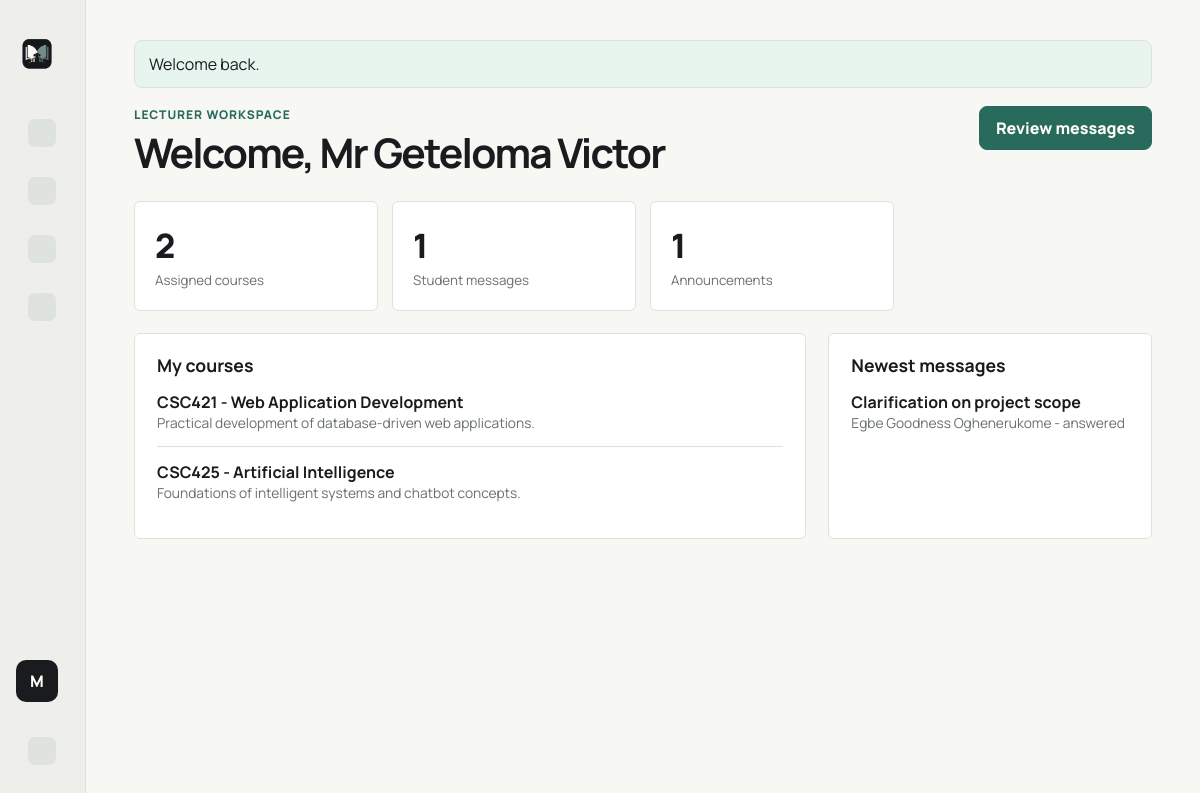
Screenshot of /index.php?route=dashboard (signed in) with the database file from the repository.
### tables this page shows
CREATE TABLE users (
    id INT UNSIGNED AUTO_INCREMENT PRIMARY KEY,
    full_name VARCHAR(120) NOT NULL,
    email VARCHAR(150) NOT NULL UNIQUE,
    password_hash VARCHAR(255) NOT NULL,
    role ENUM('admin', 'lecturer', 'student') NOT NULL,
    matric_number VARCHAR(50) NULL,
    department VARCHAR(120) NULL,
    status ENUM('active', 'inactive') NOT NULL DEFAULT 'active',
    created_at TIMESTAMP NOT NULL DEFAULT CURRENT_TIMESTAMP,
    updated_at TIMESTAMP NOT NULL DEFAULT CURRENT_TIMESTAMP ON UPDATE CURRENT_TIMESTAMP
);

CREATE TABLE courses (
    id INT UNSIGNED AUTO_INCREMENT PRIMARY KEY,
    code VARCHAR(20) NOT NULL UNIQUE,
    title VARCHAR(160) NOT NULL,
    lecturer_id INT UNSIGNED NULL,
    description TEXT NULL,
    created_at TIMESTAMP NOT NULL DEFAULT CURRENT_TIMESTAMP,
    updated_at TIMESTAMP NOT NULL DEFAULT CURRENT_TIMESTAMP ON UPDATE CURRENT_TIMESTAMP,
    CONSTRAINT fk_courses_lecturer
        FOREIGN KEY (lecturer_id) REFERENCES users(id)
        ON DELETE SET NULL
);

CREATE TABLE messages (
    id INT UNSIGNED AUTO_INCREMENT PRIMARY KEY,
    student_id INT UNSIGNED NOT NULL,
    lecturer_id INT UNSIGNED NOT NULL,
    course_id INT UNSIGNED NULL,
    subject VARCHAR(180) NOT NULL,
    body TEXT NOT NULL,
    reply TEXT NULL,
    status ENUM('open', 'answered') NOT NULL DEFAULT 'open',
    created_at TIMESTAMP NOT NULL DEFAULT CURRENT_TIMESTAMP,
    replied_at TIMESTAMP NULL,
    CONSTRAINT fk_messages_student
        FOREIGN KEY (student_id) REFERENCES users(id)
        ON DELETE CASCADE,
    CONSTRAINT fk_messages_lecturer
        FOREIGN KEY (lecturer_id) REFERENCES users(id)
        ON DELETE CASCADE,
    CONSTRAINT fk_messages_course
        FOREIGN KEY (course_id) REFERENCES courses(id)
        ON DELETE SET NULL
);

### app/Core/Controller.php (called while the page is built, shortened)
<?php
class Controller
{
    protected function render(string $view, array $data = [], string $layout = 'layout'): void
    {
        extract($data);
        $layoutPath = dirname(__DIR__) . '/Views/' . $layout . '.php';
        require $layoutPath;
    }
}

### public/index.php (called while the page is built, shortened)
<?php
$route = $_GET['route'] ?? 'home';
$routes = [
    'home' => [HomeController::class, 'index'],
    'login' => [AuthController::class, 'login'],
    'login.attempt' => [AuthController::class, 'attempt'],
    'logout' => [AuthController::class, 'logout'],
    'dashboard' => [DashboardController::class, 'index'],
    'admin/users' => [AdminController::class, 'users'],
    'admin/courses' => [AdminController::class, 'courses'],
    'admin/faqs' => [AdminController::class, 'faqs'],
    'materials' => [MaterialController::class, 'index'],
    'lecturer/announcements' => [LecturerController::class, 'announcements'],
    'lecturer/messages' => [LecturerController::class, 'messages'],
    'student/messages' => [StudentController::class, 'messages'],
    'student/chatbot' => [StudentController::class, 'chatbot'],
];
[$controllerClass, $method] = $routes[$route];
(new $controllerClass())->$method();

### app/helpers.php (called while the page is built, shortened)
<?php
function url(string $route = '', array $params = []): string
{
    $query = array_merge(['route' => $route], $params);
    return 'index.php' . ($query ? '?' . http_build_query($query) : '');
}
function asset(string $path): string
{
    return 'assets/' . ltrim($path, '/');
}
function e(?string $value): string
{
    return htmlspecialchars((string) $value, ENT_QUOTES, 'UTF-8');
}
function flash(string $key, ?string $message = null): ?string
{
    $value = $_SESSION['_flash'][$key] ?? null;
    return $value;
}

### app/Core/Database.php (called while the page is built, shortened)
<?php
class Database
{
    private static ?PDO $pdo = null;
    public static function connection(): PDO
    {
        if (self::$pdo !== null) {
            return self::$pdo;
        }
        $config = require dirname(__DIR__, 2) . '/config/database.php';
        $dsn = sprintf(
            'mysql:host=%s;port=%s;dbname=%s;charset=%s',
            $config['host'],
            $config['port'] ?? 3306,
            $config['database'],
            $config['charset']
        );
        try {
            self::$pdo = new PDO($dsn, $config['username'], $config['password'], [
                PDO::ATTR_ERRMODE => PDO::ERRMODE_EXCEPTION,
                PDO::ATTR_DEFAULT_FETCH_MODE => PDO::FETCH_ASSOC,
                PDO::ATTR_EMULATE_PREPARES => false,
            ]);
        } catch (PDOException $exception) {
            http_response_code(500);
            exit('Database connection failed. Check config/database.php and make sure MySQL is running.');
        }
        return self::$pdo;
    }
}

### app/Models/User.php (called while the page is built, shortened)
<?php
class User
{
    public static function find(int $id): ?array
    {
        $stmt = Database::connection()->prepare('SELECT * FROM users WHERE id = ? LIMIT 1');
        $stmt->execute([$id]);
        return $stmt->fetch() ?: null;
    }
}

### app/Core/Auth.php (called while the page is built, shortened)
<?php
class Auth
{
    public static function user(): ?array
    {
        return User::find((int) $_SESSION['user_id']);
    }
}

### app/Models/Course.php (called while the page is built, shortened)
<?php
class Course
{
    public static function forLecturer(int $lecturerId): array
    {
        $stmt = Database::connection()->prepare('SELECT * FROM courses WHERE lecturer_id = ? ORDER BY code');
        $stmt->execute([$lecturerId]);
        return $stmt->fetchAll();
    }
}

### app/Models/Message.php (called while the page is built, shortened)
<?php
class Message
{
    public static function forLecturer(int $lecturerId): array
    {
        $stmt = Database::connection()->prepare(
            'SELECT messages.*, users.full_name AS student_name, users.email AS student_email, courses.code AS course_code
             FROM messages
             JOIN users ON users.id = messages.student_id
             LEFT JOIN courses ON courses.id = messages.course_id
             WHERE messages.lecturer_id = ?
             ORDER BY messages.created_at DESC'
        );
        $stmt->execute([$lecturerId]);
        return $stmt->fetchAll();
    }
}

### app/Views/dashboard/lecturer.php (the view)
<header class="page-header">
    <div>
        <p class="eyebrow">Lecturer workspace</p>
        <h1>Welcome, <?= e($user['full_name']) ?></h1>
    </div>
    <a class="btn primary" href="<?= e(url('lecturer/messages')) ?>">Review messages</a>
</header>
<section class="metric-grid">
    <div class="metric"><span><?= e((string) count($courses)) ?></span><small>Assigned courses</small></div>
    <div class="metric"><span><?= e((string) count($messages)) ?></span><small>Student messages</small></div>
    <div class="metric"><span><?= e((string) count($announcements)) ?></span><small>Announcements</small></div>
</section>
<section class="two-column">
    <div class="panel">
        <h2>My courses</h2>
        <?php foreach ($courses as $course): ?>
            <article class="list-item">
                <strong><?= e($course['code']) ?> - <?= e($course['title']) ?></strong>
                <span><?= e($course['description'] ?? 'No description yet') ?></span>
            </article>
        <?php endforeach; ?>
    </div>
    <div class="panel">
        <h2>Newest messages</h2>
        <?php foreach (array_slice($messages, 0, 5) as $message): ?>
            <article class="list-item">
                <strong><?= e($message['subject']) ?></strong>
                <span><?= e($message['student_name']) ?> - <?= e($message['status']) ?></span>
            </article>
        <?php endforeach; ?>
    </div>
</section>

### app/Views/layout.php (shortened to what this page needs)
<?php
$currentUser = Auth::user();
if (!function_exists('ui_icon')) {
    function ui_icon(string $name): string
    {
        $icons = [
            'dashboard' => '<svg viewBox="0 0 24 24" aria-hidden="true"><path d="M4 13h7V4H4v9Zm9 7h7V4h-7v16ZM4 20h7v-5H4v5Z"/></svg>',
            'users' => '<svg viewBox="0 0 24 24" aria-hidden="true"><path d="M8 11a4 4 0 1 0 0-8 4 4 0 0 0 0 8Zm8.5 1a3.5 3.5 0 1 0 0-7 3.5 3.5 0 0 0 0 7ZM2.5 20c.7-4 3-6 5.5-6s4.8 2 5.5 6h-11Zm11.5 0c.4-2 1.2-3.6 2.3-4.7 2.2.2 4.1 1.9 4.7 4.7h-7Z"/></svg>',
            'courses' => '<svg viewBox="0 0 24 24" aria-hidden="true"><path d="M5 4h11a3 3 0 0 1 3 3v13H7a3 3 0 0 1-3-3V5a1 1 0 0 1 1-1Zm2 13h10V7a1 1 0 0 0-1-1H6v11a1 1 0 0 0 1 1Zm1-8h7v2H8V9Zm0 4h6v2H8v-2Z"/></svg>',
            'faq' => '<svg viewBox="0 0 24 24" aria-hidden="true"><path d="M12 3a9 9 0 1 0 9 9 9 9 0 0 0-9-9Zm0 14a1.2 1.2 0 1 1 1.2-1.2A1.2 1.2 0 0 1 12 17Zm1-4h-2v-.8c0-1.1.7-1.7 1.5-2.2.7-.5 1.2-.8 1.2-1.5 0-.8-.6-1.3-1.6-1.3-1 0-1.7.5-2.4 1.3L8.4 7.2A4.5 4.5 0 0 1 12.2 5c2.2 0 3.8 1.2 3.8 3.2 0 1.7-1 2.5-1.9 3.1-.7.5-1.1.8-1.1 1.5v.2Z"/></svg>',
            'announcements' => '<svg viewBox="0 0 24 24" aria-hidden="true"><path d="M4 10v4h3l7 4V6l-7 4H4Zm13.5-2.5-1.4 1.4A4.3 4.3 0 0 1 18 12c0 1.2-.5 2.3-1.3 3.1l1.4 1.4A6.3 6.3 0 0 0 20 12c0-1.7-.7-3.3-2.5-4.5Z"/></svg>',
            'materials' => '<svg viewBox="0 0 24 24" aria-hidden="true"><path d="M5 3h12a3 3 0 0 1 3 3v15H7a3 3 0 0 1-3-3V4a1 1 0 0 1 1-1Zm2 14a1 1 0 0 0 1 1h10V6a1 1 0 0 0-1-1H6v12h1Zm2-9h7v2H9V8Zm0 4h6v2H9v-2Z"/></svg>',
            'messages' => '<svg viewBox="0 0 24 24" aria-hidden="true"><path d="M4 5h16a2 2 0 0 1 2 2v9a2 2 0 0 1-2 2H9l-5 4v-4H4a2 2 0 0 1-2-2V7a2 2 0 0 1 2-2Zm2 4v2h12V9H6Zm0 4v2h8v-2H6Z"/></svg>',
            'chatbot' => '<svg viewBox="0 0 24 24" aria-hidden="true"><path d="M11 2h2v3h4a3 3 0 0 1 3 3v7a3 3 0 0 1-3 3h-1.5L12 22l-3.5-4H7a3 3 0 0 1-3-3V8a3 3 0 0 1 3-3h4V2Zm-4 8.5A1.5 1.5 0 1 0 8.5 9 1.5 1.5 0 0 0 7 10.5Zm8.5 0A1.5 1.5 0 1 0 17 9a1.5 1.5 0 0 0-1.5 1.5ZM9 14v2h6v-2H9Z"/></svg>',
            'logout' => '<svg viewBox="0 0 24 24" aria-hidden="true"><path d="M4 3h9v2H6v14h7v2H4V3Zm11.6 4.4L20.2 12l-4.6 4.6-1.4-1.4 2.2-2.2H10v-2h6.4l-2.2-2.2 1.4-1.4Z"/></svg>',
        ];
        return $icons[$name] ?? '';
    }
}
?>
<!doctype html>
<html lang="en">
<head>
    <link rel="stylesheet" href="<?= e(asset('css/style.css')) ?>">
</head>
<body>
<div class="app-shell">
    <aside class="sidebar" id="dashboardSidebar">
        <a class="brand" href="<?= e(url('dashboard')) ?>">
            <img class="brand-logo" src="<?= e(asset('img/classbridge-logo.png')) ?>" alt="ClassBridge">
        </a>
        <?php if ($currentUser): ?>
            <nav class="nav">
                <a href="<?= e(url('dashboard')) ?>"><span class="nav-icon"><?= ui_icon('dashboard') ?></span><span class="sidebar-text">Dashboard</span></a>
                <?php if ($currentUser['role'] === 'admin'): ?>
                    <a href="<?= e(url('admin/users')) ?>"><span class="nav-icon"><?= ui_icon('users') ?></span><span class="sidebar-text">Users</span></a>
                    <a href="<?= e(url('admin/courses')) ?>"><span class="nav-icon"><?= ui_icon('courses') ?></span><span class="sidebar-text">Courses</span></a>
                    <a href="<?= e(url('admin/faqs')) ?>"><span class="nav-icon"><?= ui_icon('faq') ?></span><span class="sidebar-text">Chatbot FAQ</span></a>
                    <a href="<?= e(url('materials')) ?>"><span class="nav-icon"><?= ui_icon('materials') ?></span><span class="sidebar-text">Materials</span></a>
                    <a href="<?= e(url('lecturer/announcements')) ?>"><span class="nav-icon"><?= ui_icon('announcements') ?></span><span class="sidebar-text">Announcements</span></a>
                <?php elseif ($currentUser['role'] === 'lecturer'): ?>
                    <a href="<?= e(url('lecturer/messages')) ?>"><span class="nav-icon"><?= ui_icon('messages') ?></span><span class="sidebar-text">Student Messages</span></a>
                    <a href="<?= e(url('materials')) ?>"><span class="nav-icon"><?= ui_icon('materials') ?></span><span class="sidebar-text">Materials</span></a>
                    <a href="<?= e(url('lecturer/announcements')) ?>"><span class="nav-icon"><?= ui_icon('announcements') ?></span><span class="sidebar-text">Announcements</span></a>
                <?php endif; ?>
            </nav>
            <div class="profile-block">
                <span class="avatar"><?= e(strtoupper(substr($currentUser['full_name'], 0, 1))) ?></span>
            </div>
            <a class="logout" href="<?= e(url('logout')) ?>"><span class="nav-icon"><?= ui_icon('logout') ?></span><span class="sidebar-text">Sign out</span></a>
        <?php endif; ?>
    </aside>
    <main class="main">
        <?php if ($message = flash('success')): ?>
            <div class="notice success"><?= e($message) ?></div>
        <?php endif; ?>
        <?php require $viewPath; ?>
    </main>
</div>
</body>
</html>

### public/assets/css/style.css (style rules this page uses)
:root { --bg: #f7f7f4; --panel: #ffffff; --text: #191b1f; --muted: #68706e; --line: #e1e1dc; --accent: #286b5d; --accent-dark: #20564b; --danger: #9b2f2f; --success-bg: #e8f4ee; --error-bg: #f7e8e8; --shadow: 0 20px 50px rgba(25, 27, 31, 0.05); --sidebar-collapsed: 86px; --sidebar-expanded: 280px; }
* { box-sizing: border-box; }
body { margin: 0; min-height: 100dvh; color: var(--text); background: var(--bg); font-family: "Manrope", "Geist", "Segoe UI", Arial, sans-serif; }
a { color: inherit; text-decoration: none; }
.app-shell { display: grid; grid-template-columns: var(--sidebar-collapsed) minmax(0, 1fr); min-height: 100dvh; }
.sidebar { position: sticky; top: 0; height: 100dvh; width: var(--sidebar-collapsed); padding: 24px 16px; background: #eeeeea; border-right: 1px solid var(--line); display: flex; flex-direction: column; gap: 24px; overflow: hidden; transition: width 220ms ease, padding 220ms ease; z-index: 20; }
.brand { display: flex; gap: 12px; align-items: center; min-width: 220px; }
.brand-logo, .brand-mark, .avatar { width: 42px; height: 42px; display: inline-grid; place-items: center; border-radius: 10px; background: var(--text); color: #fffdf8; font-weight: 800; }
.brand-logo { flex: 0 0 42px; object-fit: contain; background: transparent; }
.brand small, .profile-block small, .list-item span, .message-card span, .announcement span { display: block; color: var(--muted); font-size: 0.86rem; }
.nav { display: grid; gap: 8px; }
.nav a, .logout { display: flex; align-items: center; gap: 12px; padding: 11px 12px; border-radius: 8px; color: #30342f; transition: background 160ms ease, transform 160ms ease; white-space: nowrap; }
.profile-block { margin-top: auto; display: flex; align-items: center; gap: 12px; min-width: 220px; }
.main { width: min(1120px, calc(100vw - 126px)); margin: 0 auto; padding: 40px 28px 60px; }
.nav-icon { width: 28px; height: 28px; flex: 0 0 28px; border-radius: 7px; display: inline-grid; place-items: center; color: var(--accent); background: rgba(40, 107, 93, 0.08); font-size: 0.78rem; font-weight: 800; }
.page-header { display: flex; justify-content: space-between; align-items: flex-start; gap: 18px; margin-bottom: 26px; }
.eyebrow { margin: 0 0 8px; color: var(--accent); font-weight: 800; letter-spacing: 0.08em; text-transform: uppercase; font-size: 0.75rem; }
h1, h2 { margin: 0; line-height: 1.08; }
h1 { font-size: clamp(2.1rem, 3.4vw, 4.1rem); max-width: 980px; letter-spacing: -0.045em; }
h2 { font-size: 1.1rem; margin-bottom: 16px; }
.panel, .metric { background: var(--panel); border: 1px solid var(--line); border-radius: 6px; box-shadow: none; }
.panel { padding: 22px; margin-bottom: 22px; }
.metric-grid { display: grid; grid-template-columns: repeat(4, minmax(0, 1fr)); gap: 14px; margin-bottom: 22px; }
.metric { padding: 20px; }
.metric span { display: block; font-size: 2.1rem; font-weight: 850; }
.metric small { color: var(--muted); }
.two-column, .chat-layout { display: grid; grid-template-columns: minmax(0, 1.35fr) minmax(280px, 0.65fr); gap: 22px; }
.list-item, .announcement { padding: 14px 0; border-top: 1px solid var(--line); }
.list-item:first-of-type, .announcement:first-of-type { border-top: 0; padding-top: 0; }
.btn { display: inline-flex; align-items: center; justify-content: center; min-height: 44px; padding: 10px 16px; border: 1px solid var(--line); border-radius: 8px; background: #fffefa; color: var(--text); cursor: pointer; font-weight: 800; transition: transform 160ms ease, background 160ms ease; }
.btn.primary { background: var(--accent); border-color: var(--accent); color: #fffdf8; }
.notice { padding: 12px 14px; border-radius: 8px; margin-bottom: 18px; border: 1px solid var(--line); }
.notice.success { background: var(--success-bg); }

### rows the page displays
users: full_name "M", full_name "Mr Geteloma Victor"
courses: code "CSC421", title "Web Application Development", description "Practical development of database-driven web applications."
courses: code "CSC425", title "Artificial Intelligence", description "Foundations of intelligent systems and chatbot concepts."
messages: subject "Clarification on project scope", student.full_name "Egbe Goodness Oghenerukome", status "answered"

### other values shown
$message "Welcome back."
count($courses) "2"
count($messages) "1"
count($announcements) "1"
